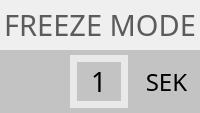
       <widget class="QWidget" name="w_freeze" native="true">
        <property name="minimumSize">
         <size>
          <width>0</width>
          <height>0</height>
         </size>
        </property>
        <layout class="QGridLayout" name="gridLayout_5">
         <property name="leftMargin">
          <number>0</number>
         </property>
         <property name="topMargin">
          <number>0</number>
         </property>
         <property name="rightMargin">
          <number>0</number>
         </property>
         <property name="bottomMargin">
          <number>0</number>
         </property>
         <property name="spacing">
          <number>0</number>
         </property>
         <item row="0" column="0">
          <widget class="QLabel" name="label">
           <property name="minimumSize">
            <size>
             <width>0</width>
             <height>50</height>
            </size>
           </property>
           <property name="maximumSize">
            <size>
             <width>16777215</width>
             <height>50</height>
            </size>
           </property>
           <property name="font">
            <font>
             <family>Impact</family>
             <pointsize>22</pointsize>
            </font>
           </property>
           <property name="styleSheet">
            <string notr="true">QLabel{
color:#5B5B5B;
}</string>
           </property>
           <property name="text">
            <string>FREEZE MODE</string>
           </property>
           <property name="alignment">
            <set>Qt::AlignCenter</set>
           </property>
          </widget>
         </item>
         <item row="1" column="0">
          <widget class="QWidget" name="widget_2" native="true">
           <property name="styleSheet">
            <string notr="true">QWidget
{
background:#C3C3C3;
}</string>
           </property>
           <layout class="QGridLayout" name="gridLayout_6">
            <property name="leftMargin">
             <number>10</number>
            </property>
            <property name="topMargin">
             <number>5</number>
            </property>
            <property name="rightMargin">
             <number>5</number>
            </property>
            <property name="bottomMargin">
             <number>5</number>
            </property>
            <property name="horizontalSpacing">
             <number>10</number>
            </property>
            <property name="verticalSpacing">
             <number>5</number>
            </property>
            <item row="0" column="1">
             <widget class="QSpinBox" name="sp_freeze_duration">
              <property name="sizePolicy">
               <sizepolicy hsizetype="Minimum" vsizetype="Minimum">
                <horstretch>0</horstretch>
                <verstretch>0</verstretch>
               </sizepolicy>
              </property>
              <property name="font">
               <font>
                <family>Impact</family>
                <pointsize>20</pointsize>
               </font>
              </property>
              <property name="styleSheet">
               <string notr="true">QSpinBox
{
border-color:#E9E9E9;
border-width:7px;
border-style:solid;
}</string>
              </property>
              <property name="alignment">
               <set>Qt::AlignCenter</set>
              </property>
              <property name="buttonSymbols">
               <enum>QAbstractSpinBox::NoButtons</enum>
              </property>
              <property name="minimum">
               <number>1</number>
              </property>
             </widget>
            </item>
            <item row="0" column="2">
             <widget class="QLabel" name="label_8">
              <property name="sizePolicy">
               <sizepolicy hsizetype="Preferred" vsizetype="Minimum">
                <horstretch>0</horstretch>
                <verstretch>0</verstretch>
               </sizepolicy>
              </property>
              <property name="font">
               <font>
                <family>Impact</family>
                <pointsize>18</pointsize>
               </font>
              </property>
              <property name="text">
               <string>SEK</string>
              </property>
              <property name="alignment">
               <set>Qt::AlignCenter</set>
              </property>
             </widget>
            </item>
            <item row="0" column="0">
             <widget class="QLabel" name="label_2">
              <property name="minimumSize">
               <size>
                <width>50</width>
                <height>50</height>
               </size>
              </property>
              <property name="maximumSize">
               <size>
                <width>50</width>
                <height>50</height>
               </size>
              </property>
              <property name="text">
               <string/>
              </property>
              <property name="pixmap">
               <pixmap resource="res.qrc">:/res/clock.png</pixmap>
              </property>
              <property name="scaledContents">
               <bool>true</bool>
              </property>
             </widget>
            </item>
           </layout>
          </widget>
         </item>
        </layout>
       </widget>
